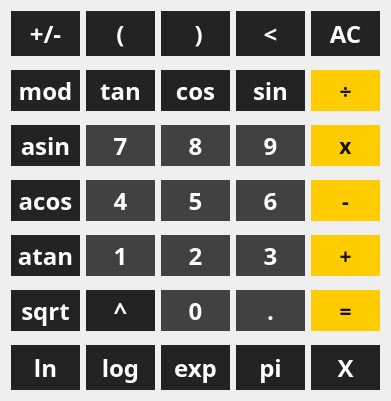
   <widget class="QWidget" name="gridLayoutWidget">
    <property name="geometry">
     <rect>
      <x>20</x>
      <y>130</y>
      <width>391</width>
      <height>401</height>
     </rect>
    </property>
    <property name="styleSheet">
     <string>QWidget {
	color: white;
	font-family: Rubik;
	font-size: 18pt;
	font-weight: 600;
}

QPushButton {
	background-color: #414141;
	border: none;
}

QPushButton:hover {
	background-color: #666;
}

QPushButton:pressed {
	background-color: #888;
}
</string>
    </property>
    <layout class="QGridLayout" name="gridLayout">
     <item row="5" column="2">
      <widget class="QPushButton" name="pushButton_0">
       <property name="sizePolicy">
        <sizepolicy hsizetype="Minimum" vsizetype="Expanding">
         <horstretch>0</horstretch>
         <verstretch>0</verstretch>
        </sizepolicy>
       </property>
       <property name="cursor">
        <cursorShape>PointingHandCursor</cursorShape>
       </property>
       <property name="styleSheet">
        <string notr="true">QWidget {
	color: white;
	font-family: Rubik;
	font-size: 18pt;
	font-weight: 600;
	margin-top: 4px;
	margin-bottom: 4px;
}

QPushButton {
	background-color: #414141;
	border: none;
}

QPushButton:hover {
	background-color: #666;
}

QPushButton:pressed {
	background-color: #888;
}
</string>
       </property>
       <property name="text">
        <string>0</string>
       </property>
      </widget>
     </item>
     <item row="1" column="0">
      <widget class="QPushButton" name="pushButton_mod">
       <property name="sizePolicy">
        <sizepolicy hsizetype="Minimum" vsizetype="Expanding">
         <horstretch>0</horstretch>
         <verstretch>0</verstretch>
        </sizepolicy>
       </property>
       <property name="cursor">
        <cursorShape>PointingHandCursor</cursorShape>
       </property>
       <property name="styleSheet">
        <string notr="true">QWidget {
	color: white;
	font-family: Rubik;
	font-size: 18pt;
	font-weight: 600;
	margin-top: 4px;
	margin-bottom: 4px;
}

QPushButton {
	background-color: #232323;
	border: none;
}

QPushButton:hover {
	background-color: #666;
}

QPushButton:pressed {
	background-color: #888;
}
</string>
       </property>
       <property name="text">
        <string>mod</string>
       </property>
      </widget>
     </item>
     <item row="5" column="1">
      <widget class="QPushButton" name="pushButton_pow">
       <property name="sizePolicy">
        <sizepolicy hsizetype="Minimum" vsizetype="Expanding">
         <horstretch>0</horstretch>
         <verstretch>0</verstretch>
        </sizepolicy>
       </property>
       <property name="cursor">
        <cursorShape>PointingHandCursor</cursorShape>
       </property>
       <property name="styleSheet">
        <string notr="true">QWidget {
	color: white;
	font-family: Rubik;
	font-size: 18pt;
	font-weight: 600;
	margin-top: 4px;
	margin-bottom: 4px;
}

QPushButton {
	background-color: #232323;
	border: none;
}

QPushButton:hover {
	background-color: #666;
}

QPushButton:pressed {
	background-color: #888;
}
</string>
       </property>
       <property name="text">
        <string>^</string>
       </property>
      </widget>
     </item>
     <item row="3" column="1">
      <widget class="QPushButton" name="pushButton_4">
       <property name="sizePolicy">
        <sizepolicy hsizetype="Minimum" vsizetype="Expanding">
         <horstretch>0</horstretch>
         <verstretch>0</verstretch>
        </sizepolicy>
       </property>
       <property name="cursor">
        <cursorShape>PointingHandCursor</cursorShape>
       </property>
       <property name="styleSheet">
        <string notr="true">QWidget {
	color: white;
	font-family: Rubik;
	font-size: 18pt;
	font-weight: 600;
	margin-top: 4px;
	margin-bottom: 4px;
}

QPushButton {
	background-color: #414141;
	border: none;
}

QPushButton:hover {
	background-color: #666;
}

QPushButton:pressed {
	background-color: #888;
}
</string>
       </property>
       <property name="text">
        <string>4</string>
       </property>
      </widget>
     </item>
     <item row="4" column="1">
      <widget class="QPushButton" name="pushButton_1">
       <property name="sizePolicy">
        <sizepolicy hsizetype="Minimum" vsizetype="Expanding">
         <horstretch>0</horstretch>
         <verstretch>0</verstretch>
        </sizepolicy>
       </property>
       <property name="cursor">
        <cursorShape>PointingHandCursor</cursorShape>
       </property>
       <property name="styleSheet">
        <string notr="true">QWidget {
	color: white;
	font-family: Rubik;
	font-size: 18pt;
	font-weight: 600;
	margin-top: 4px;
	margin-bottom: 4px;
}

QPushButton {
	background-color: #414141;
	border: none;
}

QPushButton:hover {
	background-color: #666;
}

QPushButton:pressed {
	background-color: #888;
}
</string>
       </property>
       <property name="text">
        <string>1</string>
       </property>
      </widget>
     </item>
     <item row="4" column="3">
      <widget class="QPushButton" name="pushButton_3">
       <property name="sizePolicy">
        <sizepolicy hsizetype="Minimum" vsizetype="Expanding">
         <horstretch>0</horstretch>
         <verstretch>0</verstretch>
        </sizepolicy>
       </property>
       <property name="cursor">
        <cursorShape>PointingHandCursor</cursorShape>
       </property>
       <property name="styleSheet">
        <string notr="true">QWidget {
	color: white;
	font-family: Rubik;
	font-size: 18pt;
	font-weight: 600;
	margin-top: 4px;
	margin-bottom: 4px;
}

QPushButton {
	background-color: #414141;
	border: none;
}

QPushButton:hover {
	background-color: #666;
}

QPushButton:pressed {
	background-color: #888;
}
</string>
       </property>
       <property name="text">
        <string>3</string>
       </property>
      </widget>
     </item>
     <item row="4" column="4">
      <widget class="QPushButton" name="pushButton_plus">
       <property name="sizePolicy">
        <sizepolicy hsizetype="Minimum" vsizetype="Expanding">
         <horstretch>0</horstretch>
         <verstretch>0</verstretch>
        </sizepolicy>
       </property>
       <property name="cursor">
        <cursorShape>PointingHandCursor</cursorShape>
       </property>
       <property name="styleSheet">
        <string notr="true">QPushButton {
	background-color: #ffcc00;
	color: #1a1400;
	font-family: Rubik;
	font-size: 16pt;
	font-weight: 600;
	border: none;
	margin-top: 4px;
	margin-bottom: 4px;
}

QPushButton:hover {
	background-color: #fcda53;
}

QPushButton:pressed {
	background-color: #fce083;
}
</string>
       </property>
       <property name="text">
        <string>+</string>
       </property>
      </widget>
     </item>
     <item row="5" column="0">
      <widget class="QPushButton" name="pushButton_sqrt">
       <property name="sizePolicy">
        <sizepolicy hsizetype="Minimum" vsizetype="Expanding">
         <horstretch>0</horstretch>
         <verstretch>0</verstretch>
        </sizepolicy>
       </property>
       <property name="cursor">
        <cursorShape>PointingHandCursor</cursorShape>
       </property>
       <property name="styleSheet">
        <string notr="true">QWidget {
	color: white;
	font-family: Rubik;
	font-size: 18pt;
	font-weight: 600;
	margin-top: 4px;
	margin-bottom: 4px;
}

QPushButton {
	background-color: #232323;
	border: none;
}

QPushButton:hover {
	background-color: #666;
}

QPushButton:pressed {
	background-color: #888;
}
</string>
       </property>
       <property name="text">
        <string>sqrt</string>
       </property>
      </widget>
     </item>
     <item row="3" column="0">
      <widget class="QPushButton" name="pushButton_acos">
       <property name="sizePolicy">
        <sizepolicy hsizetype="Minimum" vsizetype="Expanding">
         <horstretch>0</horstretch>
         <verstretch>0</verstretch>
        </sizepolicy>
       </property>
       <property name="cursor">
        <cursorShape>PointingHandCursor</cursorShape>
       </property>
       <property name="styleSheet">
        <string notr="true">QWidget {
	color: white;
	font-family: Rubik;
	font-size: 18pt;
	font-weight: 600;
	margin-top: 4px;
	margin-bottom: 4px;
}

QPushButton {
	background-color: #232323;
	border: none;
}

QPushButton:hover {
	background-color: #666;
}

QPushButton:pressed {
	background-color: #888;
}
</string>
       </property>
       <property name="text">
        <string>acos</string>
       </property>
      </widget>
     </item>
     <item row="1" column="4">
      <widget class="QPushButton" name="pushButton_div">
       <property name="sizePolicy">
        <sizepolicy hsizetype="Minimum" vsizetype="Expanding">
         <horstretch>0</horstretch>
         <verstretch>0</verstretch>
        </sizepolicy>
       </property>
       <property name="cursor">
        <cursorShape>PointingHandCursor</cursorShape>
       </property>
       <property name="styleSheet">
        <string notr="true">QPushButton {
	background-color: #ffcc00;
	color: #1a1400;
	font-family: Rubik;
	font-size: 16pt;
	font-weight: 600;
	border: none;
	margin-top: 4px;
	margin-bottom: 4px;
}

QPushButton:hover {
	background-color: #fcda53;
}

QPushButton:pressed {
	background-color: #fce083;
}
</string>
       </property>
       <property name="text">
        <string>÷</string>
       </property>
      </widget>
     </item>
     <item row="0" column="4">
      <widget class="QPushButton" name="pushButton_clear">
       <property name="sizePolicy">
        <sizepolicy hsizetype="Minimum" vsizetype="Expanding">
         <horstretch>0</horstretch>
         <verstretch>0</verstretch>
        </sizepolicy>
       </property>
       <property name="cursor">
        <cursorShape>PointingHandCursor</cursorShape>
       </property>
       <property name="styleSheet">
        <string notr="true">QWidget {
	color: white;
	font-family: Rubik;
	font-size: 18pt;
	font-weight: 600;
	margin-bottom: 4px;
}

QPushButton {
	background-color: #232323;
	border: none;
}

QPushButton:hover {
	background-color: #666;
}

QPushButton:pressed {
	background-color: #888;
}
</string>
       </property>
       <property name="text">
        <string>AC</string>
       </property>
      </widget>
     </item>
     <item row="2" column="2">
      <widget class="QPushButton" name="pushButton_8">
       <property name="sizePolicy">
        <sizepolicy hsizetype="Minimum" vsizetype="Expanding">
         <horstretch>0</horstretch>
         <verstretch>0</verstretch>
        </sizepolicy>
       </property>
       <property name="cursor">
        <cursorShape>PointingHandCursor</cursorShape>
       </property>
       <property name="styleSheet">
        <string notr="true">QWidget {
	color: white;
	font-family: Rubik;
	font-size: 18pt;
	font-weight: 600;
	margin-top: 4px;
	margin-bottom: 4px;
}

QPushButton {
	background-color: #414141;
	border: none;
}

QPushButton:hover {
	background-color: #666;
}

QPushButton:pressed {
	background-color: #888;
}
</string>
       </property>
       <property name="text">
        <string>8</string>
       </property>
      </widget>
     </item>
     <item row="5" column="3">
      <widget class="QPushButton" name="pushButton_dot">
       <property name="sizePolicy">
        <sizepolicy hsizetype="Minimum" vsizetype="Expanding">
         <horstretch>0</horstretch>
         <verstretch>0</verstretch>
        </sizepolicy>
       </property>
       <property name="cursor">
        <cursorShape>PointingHandCursor</cursorShape>
       </property>
       <property name="styleSheet">
        <string notr="true">QWidget {
	color: white;
	font-family: Rubik;
	font-size: 18pt;
	font-weight: 600;
	margin-top: 4px;
	margin-bottom: 4px;
}

QPushButton {
	background-color: #414141;
	border: none;
}

QPushButton:hover {
	background-color: #666;
}

QPushButton:pressed {
	background-color: #888;
}
</string>
       </property>
       <property name="text">
        <string>.</string>
       </property>
      </widget>
     </item>
     <item row="2" column="4">
      <widget class="QPushButton" name="pushButton_mul">
       <property name="sizePolicy">
        <sizepolicy hsizetype="Minimum" vsizetype="Expanding">
         <horstretch>0</horstretch>
         <verstretch>0</verstretch>
        </sizepolicy>
       </property>
       <property name="cursor">
        <cursorShape>PointingHandCursor</cursorShape>
       </property>
       <property name="styleSheet">
        <string notr="true">QPushButton {
	background-color: #ffcc00;
	color: #1a1400;
	font-family: Rubik;
	font-size: 16pt;
	font-weight: 600;
	border: none;
	margin-top: 4px;
	margin-bottom: 4px;
}

QPushButton:hover {
	background-color: #fcda53;
}

QPushButton:pressed {
	background-color: #fce083;
}
</string>
       </property>
       <property name="text">
        <string>x</string>
       </property>
      </widget>
     </item>
     <item row="6" column="3">
      <widget class="QPushButton" name="pushButton_pi">
       <property name="sizePolicy">
        <sizepolicy hsizetype="Minimum" vsizetype="Expanding">
         <horstretch>0</horstretch>
         <verstretch>0</verstretch>
        </sizepolicy>
       </property>
       <property name="cursor">
        <cursorShape>PointingHandCursor</cursorShape>
       </property>
       <property name="styleSheet">
        <string notr="true">QWidget {
	color: white;
	font-family: Rubik;
	font-size: 18pt;
	font-weight: 600;
	margin-top: 4px;
}

QPushButton {
	background-color: #232323;
	border: none;
}

QPushButton:hover {
	background-color: #666;
}

QPushButton:pressed {
	background-color: #888;
}
</string>
       </property>
       <property name="text">
        <string>pi</string>
       </property>
      </widget>
     </item>
     <item row="2" column="0">
      <widget class="QPushButton" name="pushButton_asin">
       <property name="sizePolicy">
        <sizepolicy hsizetype="Minimum" vsizetype="Expanding">
         <horstretch>0</horstretch>
         <verstretch>0</verstretch>
        </sizepolicy>
       </property>
       <property name="cursor">
        <cursorShape>PointingHandCursor</cursorShape>
       </property>
       <property name="styleSheet">
        <string notr="true">QWidget {
	color: white;
	font-family: Rubik;
	font-size: 18pt;
	font-weight: 600;
	margin-top: 4px;
	margin-bottom: 4px;
}

QPushButton {
	background-color: #232323;
	border: none;
}

QPushButton:hover {
	background-color: #666;
}

QPushButton:pressed {
	background-color: #888;
}
</string>
       </property>
       <property name="text">
        <string>asin</string>
       </property>
      </widget>
     </item>
     <item row="3" column="4">
      <widget class="QPushButton" name="pushButton_minus">
       <property name="sizePolicy">
        <sizepolicy hsizetype="Minimum" vsizetype="Expanding">
         <horstretch>0</horstretch>
         <verstretch>0</verstretch>
        </sizepolicy>
       </property>
       <property name="cursor">
        <cursorShape>PointingHandCursor</cursorShape>
       </property>
       <property name="styleSheet">
        <string notr="true">QPushButton {
	background-color: #ffcc00;
	color: #1a1400;
	font-family: Rubik;
	font-size: 16pt;
	font-weight: 600;
	border: none;
	margin-top: 4px;
	margin-bottom: 4px;
}

QPushButton:hover {
	background-color: #fcda53;
}

QPushButton:pressed {
	background-color: #fce083;
}
</string>
       </property>
       <property name="text">
        <string>-</string>
       </property>
      </widget>
     </item>
     <item row="6" column="0">
      <widget class="QPushButton" name="pushButton_ln">
       <property name="sizePolicy">
        <sizepolicy hsizetype="Minimum" vsizetype="Expanding">
         <horstretch>0</horstretch>
         <verstretch>0</verstretch>
        </sizepolicy>
       </property>
       <property name="cursor">
        <cursorShape>PointingHandCursor</cursorShape>
       </property>
       <property name="styleSheet">
        <string notr="true">QWidget {
	color: white;
	font-family: Rubik;
	font-size: 18pt;
	font-weight: 600;
	margin-top: 4px;
}

QPushButton {
	background-color: #232323;
	border: none;
}

QPushButton:hover {
	background-color: #666;
}

QPushButton:pressed {
	background-color: #888;
}
</string>
       </property>
       <property name="text">
        <string>ln</string>
       </property>
      </widget>
     </item>
     <item row="5" column="4">
      <widget class="QPushButton" name="pushButton_equals">
       <property name="sizePolicy">
        <sizepolicy hsizetype="Minimum" vsizetype="Expanding">
         <horstretch>0</horstretch>
         <verstretch>0</verstretch>
        </sizepolicy>
       </property>
       <property name="cursor">
        <cursorShape>PointingHandCursor</cursorShape>
       </property>
       <property name="styleSheet">
        <string notr="true">QPushButton {
	background-color: #ffcc00;
	color: #1a1400;
	font-family: Rubik;
	font-size: 16pt;
	font-weight: 600;
	border: none;
	margin-top: 4px;
	margin-bottom: 4px;
}

QPushButton:hover {
	background-color: #fcda53;
}

QPushButton:pressed {
	background-color: #fce083;
}
</string>
       </property>
       <property name="text">
        <string>=</string>
       </property>
      </widget>
     </item>
     <item row="3" column="2">
      <widget class="QPushButton" name="pushButton_5">
       <property name="sizePolicy">
        <sizepolicy hsizetype="Minimum" vsizetype="Expanding">
         <horstretch>0</horstretch>
         <verstretch>0</verstretch>
        </sizepolicy>
       </property>
       <property name="cursor">
        <cursorShape>PointingHandCursor</cursorShape>
       </property>
       <property name="styleSheet">
        <string notr="true">QWidget {
	color: white;
	font-family: Rubik;
	font-size: 18pt;
	font-weight: 600;
	margin-top: 4px;
	margin-bottom: 4px;
}

QPushButton {
	background-color: #414141;
	border: none;
}

QPushButton:hover {
	background-color: #666;
}

QPushButton:pressed {
	background-color: #888;
}
</string>
       </property>
       <property name="text">
        <string>5</string>
       </property>
      </widget>
     </item>
     <item row="4" column="0">
      <widget class="QPushButton" name="pushButton_atan">
       <property name="sizePolicy">
        <sizepolicy hsizetype="Minimum" vsizetype="Expanding">
         <horstretch>0</horstretch>
         <verstretch>0</verstretch>
        </sizepolicy>
       </property>
       <property name="cursor">
        <cursorShape>PointingHandCursor</cursorShape>
       </property>
       <property name="styleSheet">
        <string notr="true">QWidget {
	color: white;
	font-family: Rubik;
	font-size: 18pt;
	font-weight: 600;
	margin-top: 4px;
	margin-bottom: 4px;
}

QPushButton {
	background-color: #232323;
	border: none;
}

QPushButton:hover {
	background-color: #666;
}

QPushButton:pressed {
	background-color: #888;
}
</string>
       </property>
       <property name="text">
        <string>atan</string>
       </property>
      </widget>
     </item>
     <item row="0" column="3">
      <widget class="QPushButton" name="pushButton_backspace">
       <property name="sizePolicy">
        <sizepolicy hsizetype="Minimum" vsizetype="Expanding">
         <horstretch>0</horstretch>
         <verstretch>0</verstretch>
        </sizepolicy>
       </property>
       <property name="cursor">
        <cursorShape>PointingHandCursor</cursorShape>
       </property>
       <property name="styleSheet">
        <string notr="true">QWidget {
	color: white;
	font-family: Rubik;
	font-size: 18pt;
	font-weight: 600;
	margin-bottom: 4px;
}

QPushButton {
	background-color: #232323;
	border: none;
}

QPushButton:hover {
	background-color: #666;
}

QPushButton:pressed {
	background-color: #888;
}
</string>
       </property>
       <property name="text">
        <string>&lt;</string>
       </property>
      </widget>
     </item>
     <item row="1" column="1">
      <widget class="QPushButton" name="pushButton_tan">
       <property name="sizePolicy">
        <sizepolicy hsizetype="Minimum" vsizetype="Expanding">
         <horstretch>0</horstretch>
         <verstretch>0</verstretch>
        </sizepolicy>
       </property>
       <property name="cursor">
        <cursorShape>PointingHandCursor</cursorShape>
       </property>
       <property name="styleSheet">
        <string notr="true">QWidget {
	color: white;
	font-family: Rubik;
	font-size: 18pt;
	font-weight: 600;
	margin-top: 4px;
	margin-bottom: 4px;
}

QPushButton {
	background-color: #232323;
	border: none;
}

QPushButton:hover {
	background-color: #666;
}

QPushButton:pressed {
	background-color: #888;
}
</string>
       </property>
       <property name="text">
        <string>tan</string>
       </property>
      </widget>
     </item>
     <item row="1" column="3">
      <widget class="QPushButton" name="pushButton_sin">
       <property name="sizePolicy">
        <sizepolicy hsizetype="Minimum" vsizetype="Expanding">
         <horstretch>0</horstretch>
         <verstretch>0</verstretch>
        </sizepolicy>
       </property>
       <property name="cursor">
        <cursorShape>PointingHandCursor</cursorShape>
       </property>
       <property name="styleSheet">
        <string notr="true">QWidget {
	color: white;
	font-family: Rubik;
	font-size: 18pt;
	font-weight: 600;
	margin-top: 4px;
	margin-bottom: 4px;
}

QPushButton {
	background-color: #232323;
	border: none;
}

QPushButton:hover {
	background-color: #666;
}

QPushButton:pressed {
	background-color: #888;
}
</string>
       </property>
       <property name="text">
        <string>sin</string>
       </property>
      </widget>
     </item>
     <item row="4" column="2">
      <widget class="QPushButton" name="pushButton_2">
       <property name="sizePolicy">
        <sizepolicy hsizetype="Minimum" vsizetype="Expanding">
         <horstretch>0</horstretch>
         <verstretch>0</verstretch>
        </sizepolicy>
       </property>
       <property name="cursor">
        <cursorShape>PointingHandCursor</cursorShape>
       </property>
       <property name="styleSheet">
        <string notr="true">QWidget {
	color: white;
	font-family: Rubik;
	font-size: 18pt;
	font-weight: 600;
	margin-top: 4px;
	margin-bottom: 4px;
}

QPushButton {
	background-color: #414141;
	border: none;
}

QPushButton:hover {
	background-color: #666;
}

QPushButton:pressed {
	background-color: #888;
}
</string>
       </property>
       <property name="text">
        <string>2</string>
       </property>
      </widget>
     </item>
     <item row="6" column="1">
      <widget class="QPushButton" name="pushButton_log">
       <property name="sizePolicy">
        <sizepolicy hsizetype="Minimum" vsizetype="Expanding">
         <horstretch>0</horstretch>
         <verstretch>0</verstretch>
        </sizepolicy>
       </property>
       <property name="cursor">
        <cursorShape>PointingHandCursor</cursorShape>
       </property>
       <property name="styleSheet">
        <string notr="true">QWidget {
	color: white;
	font-family: Rubik;
	font-size: 18pt;
	font-weight: 600;
	margin-top: 4px;
}

QPushButton {
	background-color: #232323;
	border: none;
}

QPushButton:hover {
	background-color: #666;
}

QPushButton:pressed {
	background-color: #888;
}
</string>
       </property>
       <property name="text">
        <string>log</string>
       </property>
      </widget>
     </item>
     <item row="3" column="3">
      <widget class="QPushButton" name="pushButton_6">
       <property name="sizePolicy">
        <sizepolicy hsizetype="Minimum" vsizetype="Expanding">
         <horstretch>0</horstretch>
         <verstretch>0</verstretch>
        </sizepolicy>
       </property>
       <property name="cursor">
        <cursorShape>PointingHandCursor</cursorShape>
       </property>
       <property name="styleSheet">
        <string notr="true">QWidget {
	color: white;
	font-family: Rubik;
	font-size: 18pt;
	font-weight: 600;
	margin-top: 4px;
	margin-bottom: 4px;
}

QPushButton {
	background-color: #414141;
	border: none;
}

QPushButton:hover {
	background-color: #666;
}

QPushButton:pressed {
	background-color: #888;
}
</string>
       </property>
       <property name="text">
        <string>6</string>
       </property>
      </widget>
     </item>
     <item row="1" column="2">
      <widget class="QPushButton" name="pushButton_cos">
       <property name="sizePolicy">
        <sizepolicy hsizetype="Minimum" vsizetype="Expanding">
         <horstretch>0</horstretch>
         <verstretch>0</verstretch>
        </sizepolicy>
       </property>
       <property name="cursor">
        <cursorShape>PointingHandCursor</cursorShape>
       </property>
       <property name="styleSheet">
        <string notr="true">QWidget {
	color: white;
	font-family: Rubik;
	font-size: 18pt;
	font-weight: 600;
	margin-top: 4px;
	margin-bottom: 4px;
}

QPushButton {
	background-color: #232323;
	border: none;
}

QPushButton:hover {
	background-color: #666;
}

QPushButton:pressed {
	background-color: #888;
}
</string>
       </property>
       <property name="text">
        <string>cos</string>
       </property>
      </widget>
     </item>
     <item row="2" column="1">
      <widget class="QPushButton" name="pushButton_7">
       <property name="sizePolicy">
        <sizepolicy hsizetype="Minimum" vsizetype="Expanding">
         <horstretch>0</horstretch>
         <verstretch>0</verstretch>
        </sizepolicy>
       </property>
       <property name="cursor">
        <cursorShape>PointingHandCursor</cursorShape>
       </property>
       <property name="styleSheet">
        <string notr="true">QWidget {
	color: white;
	font-family: Rubik;
	font-size: 18pt;
	font-weight: 600;
	margin-top: 4px;
	margin-bottom: 4px;
}

QPushButton {
	background-color: #414141;
	border: none;
}

QPushButton:hover {
	background-color: #666;
}

QPushButton:pressed {
	background-color: #888;
}
</string>
       </property>
       <property name="text">
        <string>7</string>
       </property>
      </widget>
     </item>
     <item row="2" column="3">
      <widget class="QPushButton" name="pushButton_9">
       <property name="sizePolicy">
        <sizepolicy hsizetype="Minimum" vsizetype="Expanding">
         <horstretch>0</horstretch>
         <verstretch>0</verstretch>
        </sizepolicy>
       </property>
       <property name="cursor">
        <cursorShape>PointingHandCursor</cursorShape>
       </property>
       <property name="styleSheet">
        <string notr="true">QWidget {
	color: white;
	font-family: Rubik;
	font-size: 18pt;
	font-weight: 600;
	margin-top: 4px;
	margin-bottom: 4px;
}

QPushButton {
	background-color: #414141;
	border: none;
}

QPushButton:hover {
	background-color: #666;
}

QPushButton:pressed {
	background-color: #888;
}
</string>
       </property>
       <property name="text">
        <string>9</string>
       </property>
      </widget>
     </item>
     <item row="6" column="2">
      <widget class="QPushButton" name="pushButton_exp">
       <property name="sizePolicy">
        <sizepolicy hsizetype="Minimum" vsizetype="Expanding">
         <horstretch>0</horstretch>
         <verstretch>0</verstretch>
        </sizepolicy>
       </property>
       <property name="cursor">
        <cursorShape>PointingHandCursor</cursorShape>
       </property>
       <property name="styleSheet">
        <string notr="true">QWidget {
	color: white;
	font-family: Rubik;
	font-size: 18pt;
	font-weight: 600;
	margin-top: 4px;
}

QPushButton {
	background-color: #232323;
	border: none;
}

QPushButton:hover {
	background-color: #666;
}

QPushButton:pressed {
	background-color: #888;
}
</string>
       </property>
       <property name="text">
        <string>exp</string>
       </property>
      </widget>
     </item>
     <item row="6" column="4">
      <widget class="QPushButton" name="pushButton_x">
       <property name="sizePolicy">
        <sizepolicy hsizetype="Minimum" vsizetype="Expanding">
         <horstretch>0</horstretch>
         <verstretch>0</verstretch>
        </sizepolicy>
       </property>
       <property name="cursor">
        <cursorShape>PointingHandCursor</cursorShape>
       </property>
       <property name="styleSheet">
        <string notr="true">QWidget {
	color: white;
	font-family: Rubik;
	font-size: 18pt;
	font-weight: 600;
	margin-top: 4px;
}

QPushButton {
	background-color: #232323;
	border: none;
}

QPushButton:hover {
	background-color: #666;
}

QPushButton:pressed {
	background-color: #888;
}
</string>
       </property>
       <property name="text">
        <string>X</string>
       </property>
      </widget>
     </item>
     <item row="0" column="0">
      <widget class="QPushButton" name="pushButton_plusminus">
       <property name="sizePolicy">
        <sizepolicy hsizetype="Minimum" vsizetype="Expanding">
         <horstretch>0</horstretch>
         <verstretch>0</verstretch>
        </sizepolicy>
       </property>
       <property name="cursor">
        <cursorShape>PointingHandCursor</cursorShape>
       </property>
       <property name="styleSheet">
        <string notr="true">QWidget {
	color: white;
	font-family: Rubik;
	font-size: 18pt;
	font-weight: 600;
	margin-bottom: 4px;
}

QPushButton {
	background-color: #232323;
	border: none;
}

QPushButton:hover {
	background-color: #666;
}

QPushButton:pressed {
	background-color: #888;
}
</string>
       </property>
       <property name="text">
        <string>+/-</string>
       </property>
      </widget>
     </item>
     <item row="0" column="2">
      <widget class="QPushButton" name="pushButton_round_bracket_R">
       <property name="sizePolicy">
        <sizepolicy hsizetype="Minimum" vsizetype="Expanding">
         <horstretch>0</horstretch>
         <verstretch>0</verstretch>
        </sizepolicy>
       </property>
       <property name="cursor">
        <cursorShape>PointingHandCursor</cursorShape>
       </property>
       <property name="styleSheet">
        <string notr="true">QWidget {
	color: white;
	font-family: Rubik;
	font-size: 18pt;
	font-weight: 600;
	margin-bottom: 4px;
}

QPushButton {
	background-color: #232323;
	border: none;
}

QPushButton:hover {
	background-color: #666;
}

QPushButton:pressed {
	background-color: #888;
}
</string>
       </property>
       <property name="text">
        <string> )</string>
       </property>
      </widget>
     </item>
     <item row="0" column="1">
      <widget class="QPushButton" name="pushButton_round_bracket_L">
       <property name="sizePolicy">
        <sizepolicy hsizetype="Minimum" vsizetype="Expanding">
         <horstretch>0</horstretch>
         <verstretch>0</verstretch>
        </sizepolicy>
       </property>
       <property name="cursor">
        <cursorShape>PointingHandCursor</cursorShape>
       </property>
       <property name="styleSheet">
        <string notr="true">QWidget {
	color: white;
	font-family: Rubik;
	font-size: 18pt;
	font-weight: 600;
	margin-bottom: 4px;
}

QPushButton {
	background-color: #232323;
	border: none;
}

QPushButton:hover {
	background-color: #666;
}

QPushButton:pressed {
	background-color: #888;
}
</string>
       </property>
       <property name="text">
        <string>(</string>
       </property>
      </widget>
     </item>
    </layout>
   </widget>
